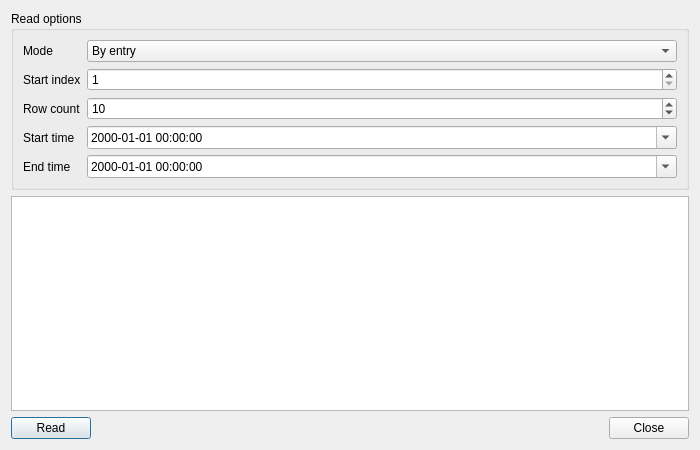
<?xml version="1.0" encoding="UTF-8"?>
<ui version="4.0">
 <class>ProfileGenericDialog</class>
 <widget class="QDialog" name="ProfileGenericDialog">
  <property name="windowTitle">
   <string>Profile Generic</string>
  </property>
  <property name="minimumSize">
   <size>
    <width>700</width>
    <height>450</height>
   </size>
  </property>
  <layout class="QVBoxLayout" name="verticalLayout">
   <item>
    <widget class="QGroupBox" name="readGroup">
     <property name="title">
      <string>Read options</string>
     </property>
     <layout class="QFormLayout" name="formLayout">
      <item row="0" column="0">
       <widget class="QLabel" name="modeLabel">
        <property name="text">
         <string>Mode</string>
        </property>
       </widget>
      </item>
      <item row="0" column="1">
       <widget class="QComboBox" name="modeCombo">
        <item>
         <property name="text">
          <string>By entry</string>
         </property>
        </item>
        <item>
         <property name="text">
          <string>By range</string>
         </property>
        </item>
       </widget>
      </item>
      <item row="1" column="0">
       <widget class="QLabel" name="indexLabel">
        <property name="text">
         <string>Start index</string>
        </property>
       </widget>
      </item>
      <item row="1" column="1">
       <widget class="QSpinBox" name="indexSpin">
        <property name="minimum">
         <number>1</number>
        </property>
        <property name="maximum">
         <number>999999</number>
        </property>
        <property name="value">
         <number>1</number>
        </property>
       </widget>
      </item>
      <item row="2" column="0">
       <widget class="QLabel" name="countLabel">
        <property name="text">
         <string>Row count</string>
        </property>
       </widget>
      </item>
      <item row="2" column="1">
       <widget class="QSpinBox" name="countSpin">
        <property name="minimum">
         <number>1</number>
        </property>
        <property name="maximum">
         <number>999999</number>
        </property>
        <property name="value">
         <number>10</number>
        </property>
       </widget>
      </item>
      <item row="3" column="0">
       <widget class="QLabel" name="startLabel">
        <property name="text">
         <string>Start time</string>
        </property>
       </widget>
      </item>
      <item row="3" column="1">
       <widget class="QDateTimeEdit" name="startDateTime">
        <property name="calendarPopup">
         <bool>true</bool>
        </property>
        <property name="displayFormat">
         <string>yyyy-MM-dd HH:mm:ss</string>
        </property>
       </widget>
      </item>
      <item row="4" column="0">
       <widget class="QLabel" name="endLabel">
        <property name="text">
         <string>End time</string>
        </property>
       </widget>
      </item>
      <item row="4" column="1">
       <widget class="QDateTimeEdit" name="endDateTime">
        <property name="calendarPopup">
         <bool>true</bool>
        </property>
        <property name="displayFormat">
         <string>yyyy-MM-dd HH:mm:ss</string>
        </property>
       </widget>
      </item>
     </layout>
    </widget>
   </item>
   <item>
    <widget class="QTableWidget" name="resultTable"/>
   </item>
   <item>
    <layout class="QHBoxLayout" name="buttonLayout">
     <item>
      <widget class="QPushButton" name="readButton">
       <property name="text">
        <string>Read</string>
       </property>
      </widget>
     </item>
     <item>
      <spacer name="horizontalSpacer">
       <property name="orientation">
        <enum>Qt::Horizontal</enum>
       </property>
       <property name="sizeHint" stdset="0">
        <size>
         <width>40</width>
         <height>20</height>
        </size>
       </property>
      </spacer>
     </item>
     <item>
      <widget class="QPushButton" name="closeButton">
       <property name="text">
        <string>Close</string>
       </property>
      </widget>
     </item>
    </layout>
   </item>
  </layout>
 </widget>
 <resources/>
 <connections/>
</ui>
